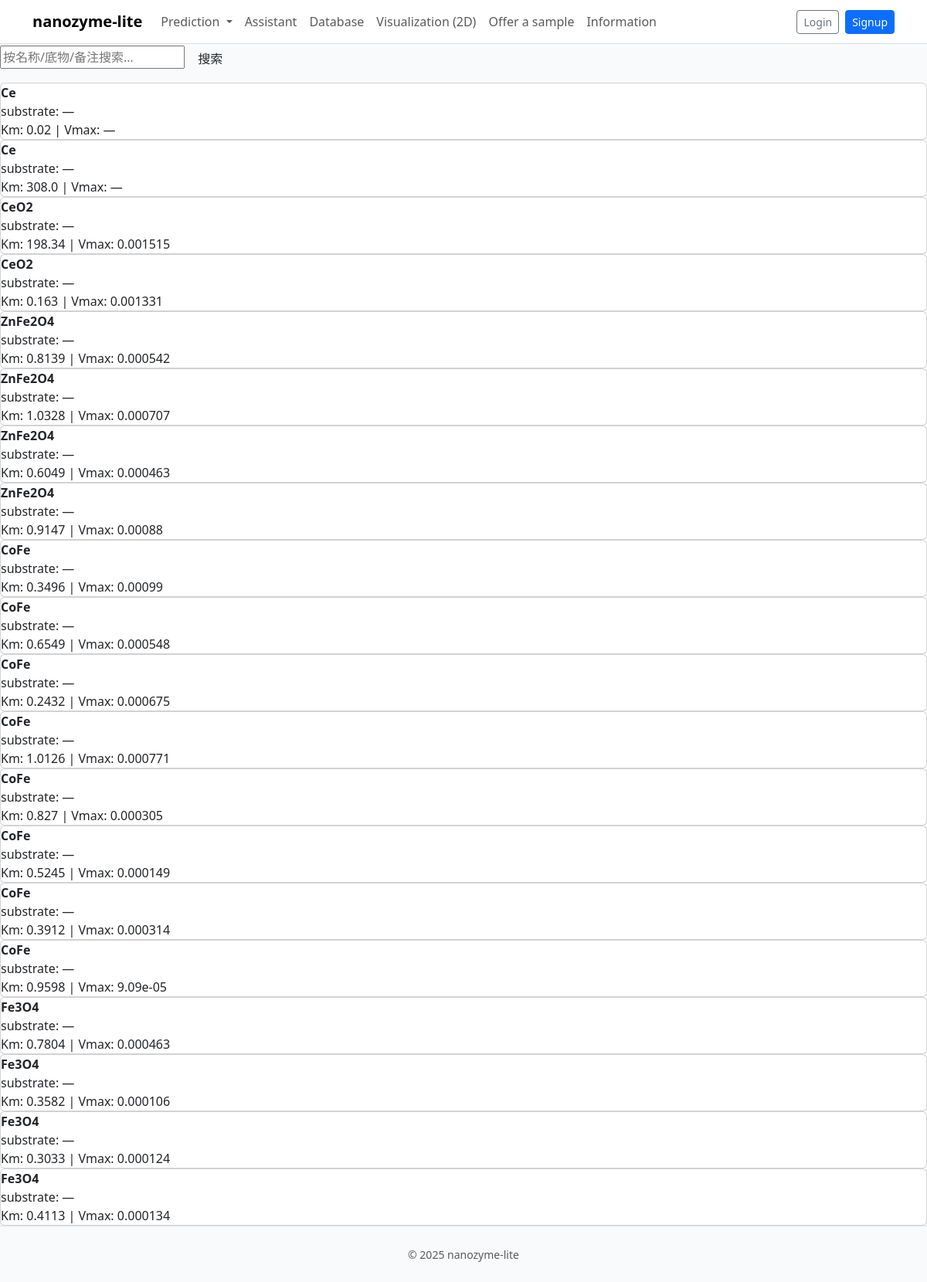
The app's page /data/ with its own data.
### models.py (models this page shows, shortened)
class NanoEnzyme(db.Model):
    __tablename__ = "nanoenzymes"
    id: Mapped[int] = mapped_column(Integer, primary_key=True)
    name: Mapped[str] = mapped_column(String(200), index=True)
    formula: Mapped[str | None] = mapped_column(String(200), index=True, nullable=True)
    activity: Mapped[str | None] = mapped_column(String(100), index=True, nullable=True)
    substrate: Mapped[str] = mapped_column(String(200), index=True, default="")
    ph: Mapped[float | None] = mapped_column(Float, nullable=True)
    temp_c: Mapped[float | None] = mapped_column(Float, nullable=True)
    km: Mapped[float] = mapped_column(Float, nullable=True)
    vmax: Mapped[float] = mapped_column(Float, nullable=True)
    doi: Mapped[str | None] = mapped_column(String(255), index=True, nullable=True)
    notes: Mapped[str] = mapped_column(Text, default="")
    created_at: Mapped[datetime] = mapped_column(DateTime, default=datetime.utcnow, index=True)

### views/data.py (the view, shortened to what this page needs)
@bp.route("/")
def list_():
    page = max(int(request.args.get("page", 1)), 1)
    per_page = 20
    q = (request.args.get("q") or "").strip()
    query = db.session.query(NanoEnzyme)
    items = query.order_by(NanoEnzyme.created_at.desc()).offset((page-1)*per_page).limit(per_page).all()
    return render_template("data_list.html", items=items, q=q, page=page, per_page=per_page)

### templates/data_list.html (shortened to what this page needs)
{% extends 'base.html' %}
{% block content %}
  <form class="search" method="get" action="{{ url_for('data.list_') }}">
    <input type="text" name="q" placeholder="按名称/底物/备注搜索…" value="{{ q }}"/>
    <button class="btn" type="submit">搜索</button>
  </form>
  {% for it in items %}
    <a class="card" href="{{ url_for('data.detail', item_id=it.id) }}" style="display:block; text-decoration:none;">
      <div class="meta">
        <div style="font-weight:600;">{{ it.name }}</div>
        <div class="muted">substrate: {{ it.substrate or '—' }}</div>
        <div class="muted">Km: {{ it.km or '—' }} | Vmax: {{ it.vmax or '—' }}</div>
      </div>
    </a>
  {% else %}
    <div class="muted">暂无数据</div>
  {% endfor %}
{% endblock %}

### templates/base.html (shortened to what this page needs)
<!doctype html>
<html lang="en">
<head>
  <link href="https://cdn.jsdelivr.net/npm/bootstrap@5.3.3/dist/css/bootstrap.min.css" rel="stylesheet" />
  <link href="{{ url_for('static', filename='style.css') }}" rel="stylesheet" />
</head>
<body class="d-flex flex-column min-vh-100">
  <nav class="navbar navbar-expand-lg navbar-light bg-white border-bottom">
    <div class="container">
      <a class="navbar-brand fw-semibold" href="/">nanozyme-lite</a>
      <div id="navMain" class="collapse navbar-collapse">
        <ul class="navbar-nav me-auto">
          <li class="nav-item dropdown">
            <a class="nav-link dropdown-toggle" href="#" id="navPred" role="button" data-bs-toggle="dropdown" aria-expanded="false">
              Prediction
            </a>
          </li>
          <li class="nav-item"><a class="nav-link" href="{{ url_for('assistant.assistant_home') }}">Assistant</a></li>
          <li class="nav-item"><a class="nav-link" href="{{ url_for('database.list_view') }}">Database</a></li>
          <li class="nav-item"><a class="nav-link" href="{{ url_for('visual2d.list_view') }}">Visualization (2D)</a></li>
          <li class="nav-item"><a class="nav-link" href="{{ url_for('offer.offer_sample') }}">Offer a sample</a></li>
          <li class="nav-item"><a class="nav-link" href="{{ url_for('info.info_home') }}">Information</a></li>
        </ul>
        <div class="d-flex gap-2">
          <a class="btn btn-outline-secondary btn-sm" href="/users/login/">Login</a>
          <a class="btn btn-primary btn-sm" href="/users/signup/">Signup</a>
        </div>
      </div>
    </div>
  </nav>
  <main class="flex-grow-1">
    {% block content %}{% endblock %}
  </main>
  <footer class="py-4 border-top text-center">
    <small class="text-muted">© {{ 2025 }} nanozyme-lite</small>
  </footer>
</body>
</html>

### static/style.css (style rules this page uses)
:root { font-family: "Inter", "Segoe UI", system-ui, -apple-system, BlinkMacSystemFont, sans-serif; color: #0f172a; background-color: #f8fafc; }
body { background-color: #f8fafc; }
a { text-decoration: none; }

### records on screen
NanoEnzyme: name "Ce", substrate "—", km "0.02", vmax "—"
NanoEnzyme: name "Ce", substrate "—", km "308.0", vmax "—"
NanoEnzyme: name "CeO2", substrate "—", km "198.34", vmax "0.001515"
NanoEnzyme: name "CeO2", substrate "—", km "0.163", vmax "0.001331"
NanoEnzyme: name "ZnFe2O4", substrate "—", km "0.8139", vmax "0.000542"
NanoEnzyme: name "ZnFe2O4", substrate "—", km "1.0328", vmax "0.000707"
NanoEnzyme: name "ZnFe2O4", substrate "—", km "0.6049", vmax "0.000463"
NanoEnzyme: name "ZnFe2O4", substrate "—", km "0.9147", vmax "0.00088"
NanoEnzyme: name "CoFe", substrate "—", km "0.3496", vmax "0.00099"
NanoEnzyme: name "CoFe", substrate "—", km "0.6549", vmax "0.000548"
NanoEnzyme: name "CoFe", substrate "—", km "0.2432", vmax "0.000675"
NanoEnzyme: name "CoFe", substrate "—", km "1.0126", vmax "0.000771"
NanoEnzyme: name "CoFe", substrate "—", km "0.827", vmax "0.000305"
NanoEnzyme: name "CoFe", substrate "—", km "0.5245", vmax "0.000149"
NanoEnzyme: name "CoFe", substrate "—", km "0.3912", vmax "0.000314"
NanoEnzyme: name "CoFe", substrate "—", km "0.9598", vmax "9.09e-05"
NanoEnzyme: name "Fe3O4", substrate "—", km "0.7804", vmax "0.000463"
NanoEnzyme: name "Fe3O4", substrate "—", km "0.3582", vmax "0.000106"
NanoEnzyme: name "Fe3O4", substrate "—", km "0.3033", vmax "0.000124"
NanoEnzyme: name "Fe3O4", substrate "—", km "0.4113", vmax "0.000134"

### other values on screen
{{ 2025 }} "2025"
